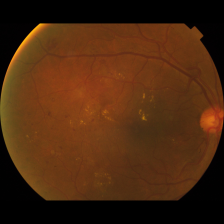
#> input picture RetiZero/test_image.png, 224 x 224 px
$ python preprocess_qwen.py ../../RetiZero/test_image.png out.png
#> lines starting #> are read from the running program, lines starting #| are printed output that depends on the picture; after the words box and inside, x2 and y2 are one past the last pixel; in counts of white or black regions, pixels touching at a corner belong together
import argparse
import os
import sys
import cv2
import numpy as np

def apply_clahe(img_rgb):
    """Applies CLAHE to the L channel of LAB color space."""
    lab = cv2.cvtColor(img_rgb, cv2.COLOR_RGB2LAB)
    l, a, b = cv2.split(lab)

    clahe = cv2.createCLAHE(clipLimit=2.0, tileGridSize=(8, 8))
    cl = clahe.apply(l)

    merged = cv2.merge((cl, a, b))
    return cv2.cvtColor(merged, cv2.COLOR_LAB2RGB)

def preprocess_for_qwen(input_path, output_path):
    # 1. Read the image
#> called with input_path = '../../RetiZero/test_image.png', output_path = 'out.png'
    img = cv2.imread(input_path)
#> img is the input picture: shape (224, 224, 3); mean B, G, R 15.2, 40.4, 75.7
    if img is None:
        print(f"Error: OpenCV could not read the image at {input_path}")
        sys.exit(1)

    # 2. Convert BGR to RGB
    img_rgb = cv2.cvtColor(img, cv2.COLOR_BGR2RGB)

    # 3. Grayscale and Otsu's Thresholding for ROI Mask
    gray = cv2.cvtColor(img_rgb, cv2.COLOR_RGB2GRAY)
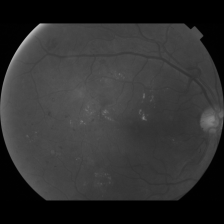
#> gray: shape (224, 224); min 0, max 186, mean 48.1
    _, mask = cv2.threshold(gray, 0, 255, cv2.THRESH_BINARY + cv2.THRESH_OTSU)
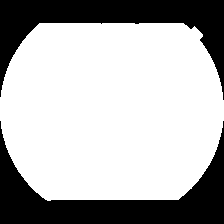
#> mask: shape (224, 224); 70% white; 2 black regions, box (x1, y1, x2, y2) and area: (0, 121, 224, 224) 7853, (0, 0, 224, 100) 7194

    # 4. ROI Crop
    if mask.sum() == 0:
        cropped = img_rgb
    else:
        coords = np.argwhere(mask > 0)
#> coords = 35129 pairs, first value 23 to 200, second value 0 to 223
        x0, y0 = coords.min(axis=0)
#> x0 = 23; y0 = 0
        x1, y1 = coords.max(axis=0) + 1
#> x1 = 201; y1 = 224
        cropped = img_rgb[x0:x1, y0:y1]
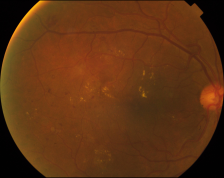
#> cropped: shape (178, 224, 3); mean R, G, B 95.2, 50.9, 19.2

    # 5. Square Pad
    h, w = cropped.shape[:2]
#> h = 178; w = 224
    diff = abs(h - w)
#> diff = 46
    if h < w:
        padded = cv2.copyMakeBorder(cropped, diff//2, diff-(diff//2), 0, 0, cv2.BORDER_CONSTANT, value=[0,0,0])
    else:
        padded = cv2.copyMakeBorder(cropped, 0, 0, diff//2, diff-(diff//2), cv2.BORDER_CONSTANT, value=[0,0,0])

    # 6. Resize to 512x512
    TARGET_RES = 512
    h_current = padded.shape[0]
#> h_current = 224
    interpolation = cv2.INTER_AREA if TARGET_RES < h_current else cv2.INTER_CUBIC
#> interpolation = 2
    resized_rgb = cv2.resize(padded, (TARGET_RES, TARGET_RES), interpolation=interpolation)

    # 7. Apply CLAHE (After resizing for consistent tile grid behavior)
    final_img_rgb = apply_clahe(resized_rgb)
#> in apply_clahe, `lab = cv2.cvtColor(img_rgb, cv2.COLOR_RGB2LAB)`: lab: shape (512, 512, 3); mean of channels 0, 1, 2 53.6, 141.3, 149.7
#> in apply_clahe, `l, a, b = cv2.split(lab)`:
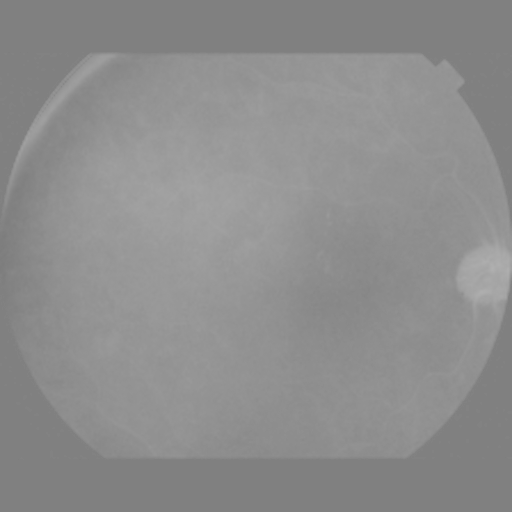
#> a: shape (512, 512); min 125, max 176, mean 141.3
#> in apply_clahe, `l, a, b = cv2.split(lab)`:
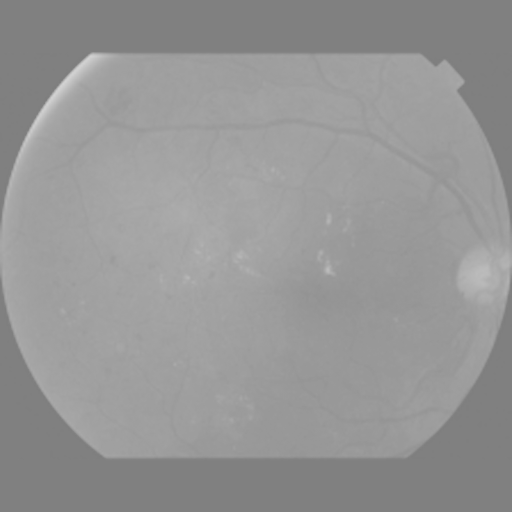
#> b: shape (512, 512); min 126, max 211, mean 149.7
#> in apply_clahe, `cl = clahe.apply(l)`:
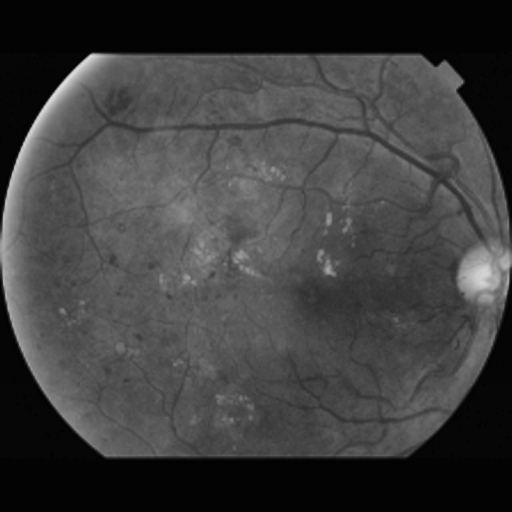
#> cl: shape (512, 512); min 2, max 226, mean 62.2
#> in apply_clahe, `merged = cv2.merge((cl, a, b))`: merged: shape (512, 512, 3); mean of channels 0, 1, 2 62.2, 141.3, 149.7
#> in apply_clahe, `return cv2.cvtColor(merged, cv2.COLOR_LAB2RGB)`:
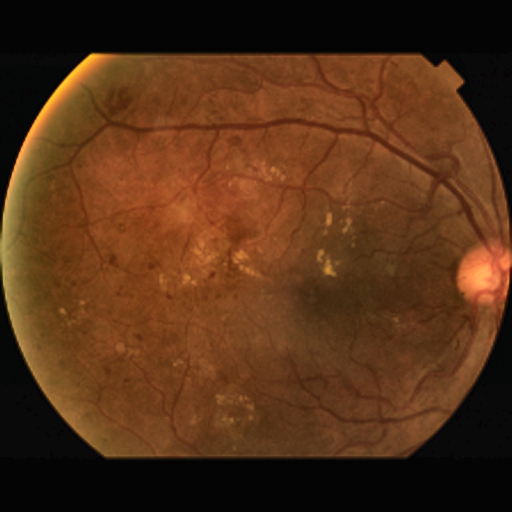
#> returned value: shape (512, 512, 3); mean R, G, B 85.1, 48.9, 23.1

    # 8. Convert back to BGR for saving with OpenCV
    final_img_bgr = cv2.cvtColor(final_img_rgb, cv2.COLOR_RGB2BGR)

    # 9. Save the output
    cv2.imwrite(output_path, final_img_bgr)
    print(f"Qwen Preprocessing Complete: Saved to {output_path} (512x512, With CLAHE)")

if __name__ == "__main__":
    parser = argparse.ArgumentParser(description="Preprocess image for Qwen (512x512, With CLAHE)")
    parser.add_argument("input_path", type=str, help="Path to the raw input image")
    parser.add_argument("output_path", type=str, help="Path to save the preprocessed image")

    args = parser.parse_args()
    preprocess_for_qwen(args.input_path, args.output_path)
